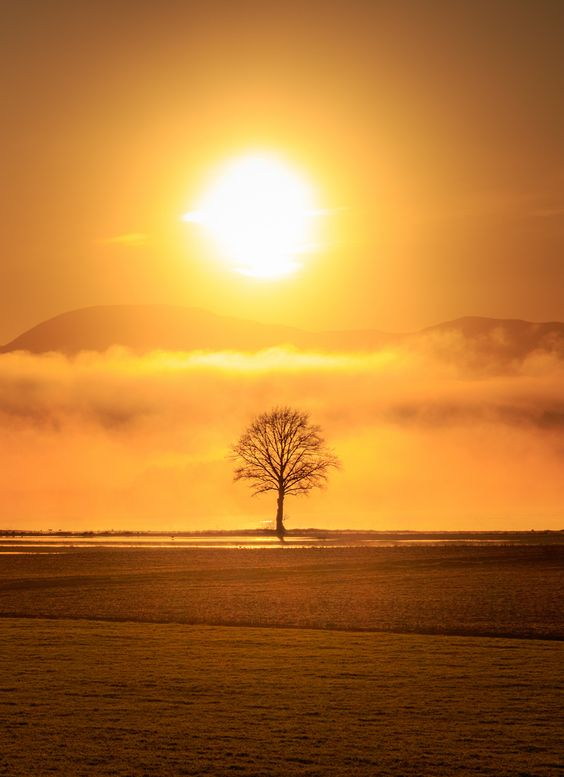
#> input picture sunrise.jpg, 564 x 777 px
$ python pra4.py
#> lines starting #> are read from the running program, lines starting #| are printed output that depends on the picture; after the words box and inside, x2 and y2 are one past the last pixel; in counts of white or black regions, pixels touching at a corner belong together
import cv2
import numpy as np
sunrise = cv2.imread("sunrise.jpg")
#> sunrise is the input picture: shape (777, 564, 3); mean B, G, R 51.2, 120.4, 182
sunrise = cv2.cvtColor(sunrise, cv2.COLOR_BGR2RGB)
pixel_val = sunrise.reshape((-1, 3))
pixel_val = np.float32(pixel_val)
criteria = (cv2.TERM_CRITERIA_EPS + cv2.TERM_CRITERIA_MAX_ITER, 10, 1.0)
K = 5
attempts = 10
_, labels, centers = cv2.kmeans(pixel_val, K, None, criteria, attempts, cv2.KMEANS_RANDOM_CENTERS)
#> centers = [[253.1, 245.6, 212.2], [207, 128.7, 53.99], [148.5, 84.88, 34.5], [251, 180.9, 72.28], [83.85, 38.63, 4.51]]
centers = np.uint8(centers)
#> centers = [[253, 245, 212], [207, 128, 53], [148, 84, 34], [250, 180, 72], [83, 38, 4]]
# new_center = [centers[0], [0,0,0], [0,0,0], [0,0,0], [0,0,0]]
# new_center = np.uint8(new_center)
x_coord = []
y_coord = []
reshaped_labels = labels.flatten().reshape(sunrise.shape[:2])
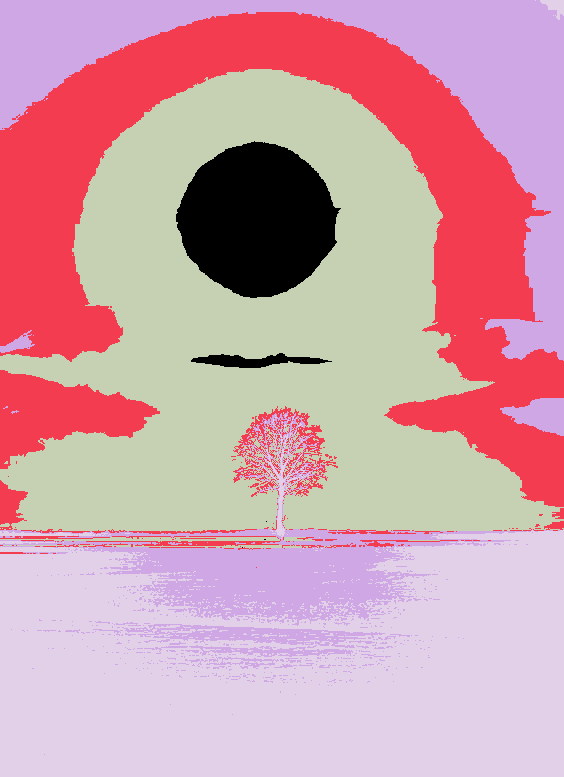
#> reshaped_labels: shape (777, 564) int32; 5 distinct labels, from 0 to 4; one colour per label, 0 black
print(reshaped_labels)
#> (printed output is left out)
for j in range(0, sunrise.shape[0]):
    for i in range(0, sunrise.shape[1]):
        if reshaped_labels[j][i] == 0 and reshaped_labels[j+1][i]==0:
            y_coord.append(j)
            x_coord.append(i)
#> after the loop, y_coord = 19584 values from 141 to 366
center_x = int((max(x_coord)+min(x_coord))/2)
#> center_x = 257
center_y = int((max(y_coord)+min(y_coord))/2)
#> center_y = 253
segmented_img = centers[labels.flatten()]
result = segmented_img.reshape(sunrise.shape)
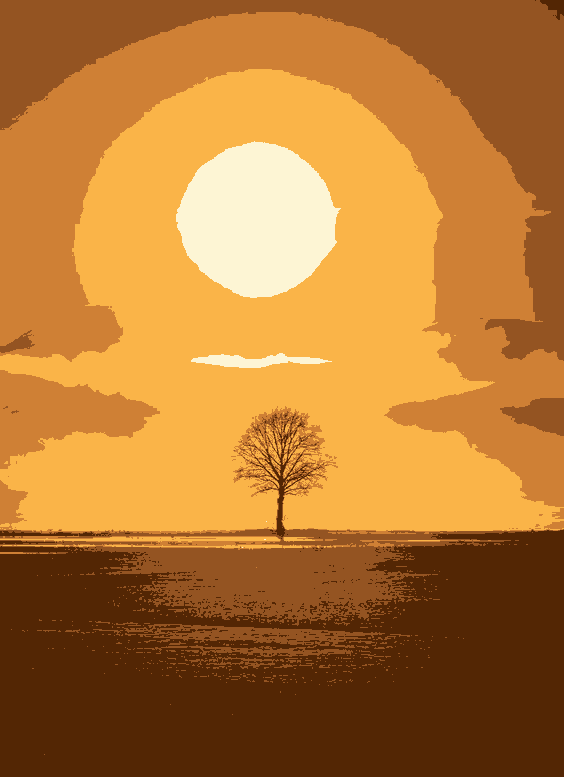
#> result: shape (777, 564, 3); mean R, G, B 181.4, 119.6, 50.6
center_y-=30
#> center_y = 223
cv2.circle(result, (center_x, center_y), 10, (255, 0, 0))
#> result: shape (777, 564, 3); 0.01% of pixels changed, all inside (x1, y1, x2, y2) = (247, 213, 268, 234)
cv2.imshow("segmented img", result)
cv2.waitKey(0)
if cv2.waitKey(0)=='q':
#> (key Esc is pressed here)
    cv2.destroyAllWindows()
    exit()
